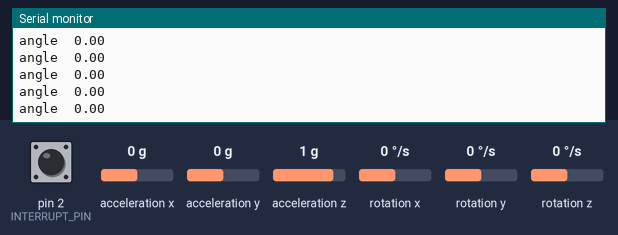
The sketch below on a simulated Arduino Uno, built with avr-gcc and run on an emulated ATmega328P. Shown: the last lines printed to the serial monitor. Inputs (shaded band) come from the test bench; at power-on: acceleration y 0 g, acceleration z 1 g, pin 2 (INTERRUPT_PIN) LOW, acceleration x 0 g, rotation x 0 °/s, rotation y 0 °/s, rotation z 0 °/s. The sensor or clock chip raises its interrupt line as the real part does.

Above: at 1.7 s.
1.8 s: acceleration y set to -1.4 g
At 2.7 s:
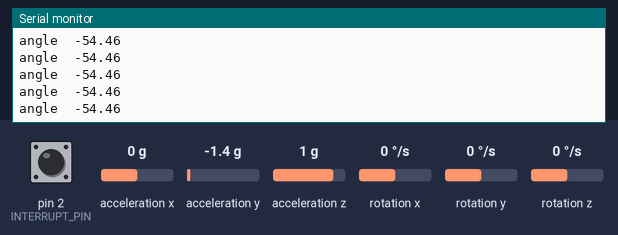
3.3 s: acceleration z set to -1.4 g
At 4.1 s:
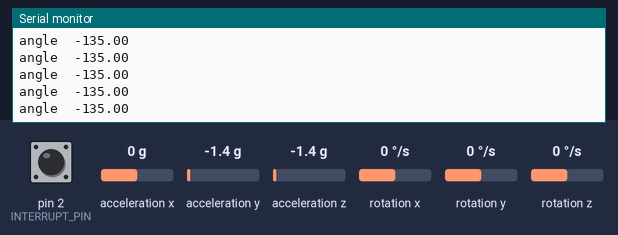
7.8 s: acceleration z set to -0.8 g
At 8.3 s:
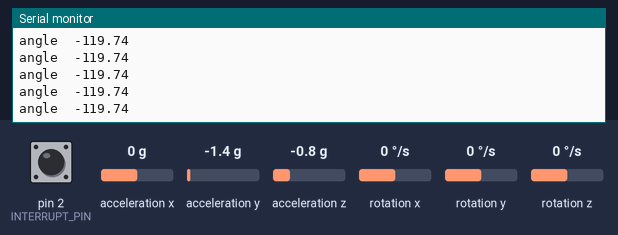
Timing chart, 0 to 10.8 s (numbered marks = the images above; inputs shaded):
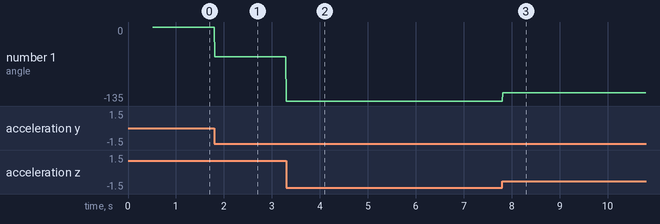

Measured:
- after the input at 1.8 s, the serial monitor: prints a new line at once (image 1)
- after the input at 3.3 s, the serial monitor: prints a new line at once (image 2)
- after the input at 7.8 s, the serial monitor: prints a new line at once (image 3)
- plotted number 1: 0 → -54.46 after the input at 1.8 s, -54.46 → -135 after the input at 3.3 s, -135 → -119.74 after the input at 7.8 s

The sketch:

controller.ino
```cpp
#include <SoftwareSerial.h>

#define BT_VCC 8
#define BT_TX  10
#define BT_RX  11

SoftwareSerial mySerial(BT_TX, BT_RX); //tx rx

#include "I2Cdev.h"
#include "MPU6050_6Axis_MotionApps20.h"
#include "Wire.h"

MPU6050 mpu;

#define INTERRUPT_PIN 2

bool dmpReady = false;
uint8_t mpuIntStatus;
uint8_t devStatus;
uint16_t packetSize;
uint16_t fifoCount;
uint8_t fifoBuffer[64];

Quaternion q;
VectorFloat gravity;
float degree[3];

volatile bool mpuInterrupt = false;
void dmpDataReady() {
    mpuInterrupt = true;
}

void setup() {
  // put your setup code here, to run once:
  pinMode(BT_VCC, OUTPUT);
  digitalWrite(BT_VCC, HIGH);

  mySerial.begin(9600);

  Wire.begin();
  Wire.setClock(400000);

  pinMode(INTERRUPT_PIN, INPUT);
  Serial.begin(115200);

  mpu.initialize();
  devStatus = mpu.dmpInitialize();

  if (devStatus == 0) {
    mpu.setXGyroOffset(220);
    mpu.setYGyroOffset(76);
    mpu.setZGyroOffset(-85);
    mpu.setZAccelOffset(1788);
    mpu.setDMPEnabled(true);
    attachInterrupt(digitalPinToInterrupt(INTERRUPT_PIN), dmpDataReady, RISING);
    mpuIntStatus = mpu.getIntStatus();

    dmpReady = true;
    packetSize = mpu.dmpGetFIFOPacketSize();
  }
}

void loop() {
  // put your main code here, to run repeatedly:
  /*mySerial.write(1);
  delay(2000);
  mySerial.write(2);
  delay(2000);

  mySerial.write(1);
  delay(2000);
  mySerial.write(3);
  delay(2000);*/

  if (!dmpReady) {
    Serial.println("Error!");
    return;
  }

  while (!mpuInterrupt) {}

  mpuInterrupt = false;
  mpuIntStatus = mpu.getIntStatus();

  if ((mpuIntStatus & 0x10) || fifoCount == 1024) {
    mpu.resetFIFO();
  } else if (mpuIntStatus & 0x02) {
    fifoCount = mpu.getFIFOCount();
    while (fifoCount < packetSize) fifoCount = mpu.getFIFOCount();

    mpu.getFIFOBytes(fifoBuffer, packetSize);
    fifoCount -= packetSize;

    mpu.dmpGetQuaternion(&q, fifoBuffer);
    mpu.dmpGetGravity(&gravity, &q);
    mpu.dmpGetYawPitchRoll(degree, &q, &gravity);

    double val = degree[2] * 180/M_PI;

    Serial.println("angle\t" + String(val));

    if (val>=25) {
       mySerial.write(3);
    } else if (val <=-25) {
      mySerial.write(2);
    } else {
      mySerial.write(1);
    }
  }
}
```
